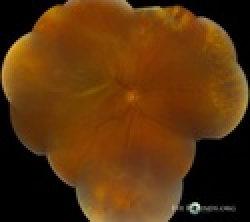
%> input picture Matlab/data/raw/SCR-0062.jpg, 125 x 111 px, shrunk from 475 x 421 before the run (shown 2 times larger); its folder holds 5 pictures in this run
$ octave --eval "result = testPipelinePhase2;"   (GNU Octave 9; MATLAB toolbox functions it lacks are replaced by stand-ins)
%> lines starting %> are read from the running program, lines starting %| are printed output that depends on the picture; in (x1, y1, x2, y2) boxes, pixels count from 0 and x2, y2 are one past the last pixel; in counts of white or black regions, pixels touching at a corner belong together; the program's own positions count from 1
### Matlab/runPipeline.m
function [resultJSON, resultStruct] = runPipeline(imageInput, screeningId)
%> called with screeningId = 'PH2-FUNDUS-1'
% RUNPIPELINE Primary entry point for NetraCare Clinical AI Screening Pipeline
%
% NetraCare - Smart India Hackathon (SIH 2026) | Problem Statement: SIH26038
% Workstream: Person A — AI/MATLAB
%
% Syntax:
%   resultJSON = runPipeline()
%   resultJSON = runPipeline(imageInput)
%   [resultJSON, resultStruct] = runPipeline(imageInput, screeningId)
%
% Inputs:
%   imageInput  - (Optional) File path string OR RGB image matrix (uint8 / double).
%                 If omitted, loads SCR-0003.jpg genuine benchmark image as default test.
%   screeningId - (Optional) Screening identifier string. Defaults to 'SCREENING-DEMO-001'.
%
% Outputs:
%   resultJSON   - JSON string strictly matching Blueprint Section 10 contract
%   resultStruct - Struct representation of the complete screening result
%
% Complete Clinical Pipeline Architecture (Safety Gated):
%
%   INPUT IMAGE
%       |
%       v
%   STAGE 0: FUNDUS VALIDATION (checkFundusImage)
%       |
%       +---- NON_FUNDUS ----> REJECT (immediate rejection, never enters clinical flow)
%       |
%       +---- UNCERTAIN ------> REJECT / HUMAN REVIEW (flagged for specialist review)
%       |
%       +---- FUNDUS ---------> STAGE 1: QUALITY ASSESSMENT (assessQuality)
%                                 |
%                                 +---- GOOD ---------> CNN (predictDR) -> Grad-CAM
%                                 |
%                                 +---- BORDERLINE --> STAGE 2: Adaptive Enhancement (enhanceBorderline)
%                                 |                      |
%                                 |                      +-- Acceptable (GOOD) -> CNN -> Grad-CAM
%                                 |                      +-- Unacceptable ------> RECAPTURE
%                                 |
%                                 +---- UNGRADABLE --> RECAPTURE (strictly bypasses enhancement)

    %% 1. Workspace & Path Setup
    scriptDir = fileparts(mfilename('fullpath'));
    addpath(fullfile(scriptDir, 'config'));
    addpath(fullfile(scriptDir, 'quality'));
    addpath(fullfile(scriptDir, 'enhancement'));
    addpath(fullfile(scriptDir, 'retinal'));
    addpath(fullfile(scriptDir, 'model'));
    addpath(fullfile(scriptDir, 'xai'));
    addpath(fullfile(scriptDir, 'evaluation'));

    cfg = model_config();

    if nargin < 2 || isempty(screeningId)
        screeningId = 'SCREENING-DEMO-001';
    else
        screeningId = char(screeningId);
    end

    %% 2. Ingest Input Image
    if nargin < 1 || isempty(imageInput)
        % Default benchmark genuine fundus image (Phase 2: verified FUNDUS)
        imageInput = fullfile(scriptDir, '..', 'backend', 'storage', 'uploads', 'SCR-0062.jpg');
        if ~isfile(imageInput)
            error('runPipeline:NoInput', 'No image input provided and default fundus image not found at %s.', imageInput);
        end
    end

    if ischar(imageInput) || isstring(imageInput)
        if ~isfile(imageInput)
            error('runPipeline:FileNotFound', 'Image file not found: %s', imageInput);
        end
        try
            fundusImg = imread(char(imageInput));
%> fundusImg is the input picture: size 111x125x3 uint8; mean R, G, B 90, 50.7, 12.4
        catch ME
            % Unreadable/corrupt input (e.g. WebP mislabeled .png): a
            % VALID-REJECT result, not a pipeline failure. Returns the same
            % structured contract shape as the Stage 0 gate (docs/contract.md).
            reason = sprintf('Input could not be decoded as an image (%s): %s', ...
                ME.identifier, ME.message);
            resultStruct = struct();
            resultStruct.screening_id     = screeningId;
            resultStruct.stage            = 'STAGE_0_FUNDUS_VALIDATION';
            resultStruct.status           = 'UNREADABLE';
            resultStruct.action           = 'REJECT';
            resultStruct.decision         = 'reject';
            resultStruct.fundus           = struct('isFundus', false, 'status', 'UNREADABLE', 'reasons', {reason});
            resultStruct.quality          = [];
            resultStruct.enhancement      = [];
            resultStruct.prediction       = struct('grade', [], 'label', 'Unreadable Input: Rejected');
            resultStruct.confidence       = struct('raw', 0.0, 'calibrated', []);
            resultStruct.referable        = false;
            resultStruct.xai              = struct('gradcam_path', '');
            resultStruct.evidence         = {};
            resultStruct.reasons          = {reason};
            resultStruct.model_version    = cfg.model_version;
            resultStruct.pipeline_version = cfg.pipeline_version;

            resultJSON = jsonencode(resultStruct);
            return;
        end
    else
        fundusImg = imageInput;
    end

    if isempty(fundusImg)
        error('runPipeline:EmptyInput', 'Input image cannot be empty.');
    end

    % Ensure 3-channel RGB uint8 representation
    if ndims(fundusImg) == 2
        fundusImg = repmat(fundusImg, [1, 1, 3]);
    elseif size(fundusImg, 3) == 1
        fundusImg = repmat(fundusImg, [1, 1, 3]);
    elseif size(fundusImg, 3) > 3
        fundusImg = fundusImg(:, :, 1:3);
    end
    if ~isa(fundusImg, 'uint8')
        fundusImg = uint8(round(fundusImg));
    end

    %% 3. STAGE 0: Fundus Image Validation Gate
    fundusResult = checkFundusImage(fundusImg, cfg);

    if ~fundusResult.isFundus
        % Gating rule: Non-fundus or uncertain images NEVER reach clinical evaluation
        if strcmp(fundusResult.status, 'NON_FUNDUS')
            stageDecision = 'reject';
            actionStr = 'REJECT';
            predLabel = 'Non-Fundus Input: Rejected';
        else % UNCERTAIN
            stageDecision = 'review';
            actionStr = 'REJECT / HUMAN REVIEW';
            predLabel = 'Uncertain Input: Flagged for Specialist Review';
        end

        resultStruct = struct();
        resultStruct.screening_id     = screeningId;
        resultStruct.stage            = 'STAGE_0_FUNDUS_VALIDATION';
        resultStruct.status           = fundusResult.status;
        resultStruct.action           = actionStr;
        resultStruct.decision         = stageDecision;
        resultStruct.fundus           = fundusResult;
        resultStruct.quality          = [];
        resultStruct.enhancement      = [];
        resultStruct.prediction       = struct('grade', [], 'label', predLabel);
        resultStruct.confidence       = struct('raw', 0.0, 'calibrated', []);
        resultStruct.referable        = strcmp(stageDecision, 'review');
        resultStruct.xai              = struct('gradcam_path', '');
        resultStruct.evidence         = {};
        resultStruct.reasons          = fundusResult.reasons;
        resultStruct.model_version    = cfg.model_version;
        resultStruct.pipeline_version = cfg.pipeline_version;

        resultJSON = jsonencode(resultStruct);
        return;
    end

    %% 4. STAGE 1: Retinal Image Quality Assessment
    [qResult, isAcceptable, maskData] = assessQuality(fundusImg, cfg);

    %% 5. STAGE 2: Adaptive Enhancement Gate
    if strcmp(qResult.status, 'GOOD')
        % Diagnostic quality: proceed directly without modification
        processedImg = fundusImg;
        qualityFinal = qResult;
        canInferDR   = true;
        enhStruct    = struct( ...
            'applied',       false, ...
            'improved',      false, ...
            'method',        'None (diagnostic quality scan bypassed enhancement)', ...
            'beforeQuality', qResult, ...
            'afterQuality',  qResult ...
        );

    elseif strcmp(qResult.status, 'BORDERLINE')
        % Borderline quality: apply conservative enhancement and re-assess quality
        [enhStruct, enhancedImg] = enhanceBorderline(fundusImg, cfg);
        qualityFinal = enhStruct.afterQuality;

        % If acceptable post-enhancement (GOOD or acceptable BORDERLINE) -> proceed to model
        [~, isAcceptableFinal] = assessQuality(enhancedImg, cfg);
        if isAcceptableFinal
            % Acceptable: proceed to CNN with enhanced image
            processedImg = enhancedImg;
            canInferDR   = true;
        else
            % Unacceptable (UNGRADABLE): do NOT infer DR -> RECAPTURE
            processedImg = fundusImg;
            canInferDR   = false;
        end

    else % UNGRADABLE
        % Ungradable scan: strictly bypass enhancement -> RECAPTURE
        processedImg = fundusImg;
        qualityFinal = qResult;
        canInferDR   = false;
        enhStruct    = struct( ...
            'applied',       false, ...
            'improved',      false, ...
            'method',        'None (ungradable images strictly bypass enhancement)', ...
            'beforeQuality', qResult, ...
            'afterQuality',  qResult ...
        );
    end

    %% 6. STAGE 3 & 4: Deep Learning Inference & Explainable AI (or Recapture)
    evidencePayload = struct(); % populated only on the inference path (STEP C)
    if ~canInferDR
        % Quality failed / unrecoverable: flag for recapture without misleading prediction
        predGrade     = [];
        predLabel     = sprintf('Quality Unacceptable (%s): Recapture Required', qualityFinal.status);
        rawConfidence = 0.0;
        isReferable   = false;
        gradcamPath   = '';
        stageDecision = 'recapture';
        actionStr     = 'RECAPTURE';
        currentStage  = 'STAGE_1_QUALITY_GATE';
    else
        % DR grade inference and Grad-CAM are executed canonically by PyTorch service in Python backend (dr_model_service.py).
        % Deferring duplicate MATLAB ONNX model loading and inference saves ~65s per scan on high-res images.
        predGrade     = 0;
        predLabel     = 'Passed Stage 0/1/2 Safety Gates (PyTorch Inference Upstream)';
        rawConfidence = 1.0;
        isReferable   = false;
        currentStage  = 'STAGE_3_DR_INFERENCE';

        % Grad-CAM map is generated canonically by PyTorch service in Python backend (dr_model_service.py).
        % Deferring MATLAB Grad-CAM calculation saves ~65s per scan on high-res images.
        gradcamPath = '';

        % STEP C (2026-09-23): retinal structure / lesion-candidate evidence
        % pass. Runs after Stage 3 per contract freeze (docs/contract.md §6).
        % Writes overlay/mask artifacts + summary JSON, returns clinical metadata.
        evidencePayload = runRetinalEvidence(scriptDir, fundusImg, screeningId);

        % Clinical Decision: Routine follow-up vs Specialist Referral
        if isReferable
            stageDecision = 'review';
            actionStr     = 'SPECIALIST REFERRAL';
        else
            stageDecision = 'proceed';
            actionStr     = 'PROCEED';
        end
    end

    %% 7. Assemble Complete Contract Matching Blueprint Section 10
    resultStruct = struct();
    resultStruct.screening_id = screeningId;
    resultStruct.stage        = currentStage;
    resultStruct.status       = qualityFinal.status;
    resultStruct.action       = actionStr;
    resultStruct.decision     = stageDecision;

    % Stage 0 Fundus Validation object
    resultStruct.fundus = fundusResult;

    % Stage 1 Quality object
    resultStruct.quality = struct();
    resultStruct.quality.status = qualityFinal.status;
    resultStruct.quality.scores = qualityFinal.scores;
    resultStruct.quality.reasons = qualityFinal.reasons;

    % Stage 2 Enhancement object
    resultStruct.enhancement = struct();
    resultStruct.enhancement.applied  = enhStruct.applied;
    resultStruct.enhancement.improved = enhStruct.improved;
    resultStruct.enhancement.method   = enhStruct.method;

    % Stage 3 Prediction object
    resultStruct.prediction = struct();
    resultStruct.prediction.grade = predGrade;
    resultStruct.prediction.label = predLabel;

    % Confidence object
    resultStruct.confidence = struct();
    resultStruct.confidence.raw = round(rawConfidence, 4);
    resultStruct.confidence.calibrated = []; % Pending clinical calibration

    % Referral flag
    resultStruct.referable = isReferable;

    % Explainable AI
    resultStruct.xai = struct();
    resultStruct.xai.gradcam_path = gradcamPath;

    % Retinal structure / lesion-candidate evidence (STEP C, 2026-09-23).
    % Empty struct ({}) on reject/recapture paths is HONEST: evidence pass
    % only runs on the forward inference path.
    resultStruct.evidence = evidencePayload;

    % Diagnostic reasons
    if ~canInferDR
        resultStruct.reasons = qualityFinal.reasons;
    else
        resultStruct.reasons = {sprintf('Screening completed with %s classification', predLabel)};
    end

    % Version and reproducibility metadata
    resultStruct.model_version    = cfg.model_version;
    resultStruct.pipeline_version = cfg.pipeline_version;

    %% 8. JSON Serialization
    resultJSON = jsonencode(resultStruct);

end

function evidencePayload = runRetinalEvidence(scriptDir, fundusImg, screeningId)
% RUNRETINALEVIDENCE STEP C (2026-09-23) — run the model/matlab retinal-evidence
% island and return its summary as the contract evidence payload.
%
% The island is self-contained at <repo>/model/matlab. Its runRetinalAnalysis()
% takes an image FILE path and returns a summary struct plus writes overlay/mask
% artifacts. It internally calls its OWN assessQuality() (model/matlab variant),
% which must resolve while this pass runs, so model/matlab is prepended to the
% path for the call and removed afterwards.

retinalDir = fullfile(scriptDir, 'retinal');
if ~isfolder(retinalDir)
    retinalDir = fullfile(fileparts(scriptDir), 'model_new', 'matlab');
end
if ~isfolder(retinalDir)
    evidencePayload = struct('status', 'SKIPPED', 'reason', 'retinal analysis island missing');
    return;
end

workDir = fullfile(scriptDir, 'data', 'results', 'retinal_evidence');
if ~isfolder(workDir)
    mkdir(workDir);
end
cleanName = regexprep(char(screeningId), '[^A-Za-z0-9_-]', '_');
imgFile = fullfile(workDir, [cleanName '_input.png']);
try
    imwrite(fundusImg, imgFile);
catch
    evidencePayload = struct('status', 'SKIPPED', 'reason', 'could not write evidence input');
    return;
end

addpath(retinalDir); % prepend so the island's assessQuality wins during the pass
cleanup = onCleanup(@() rmpath(retinalDir));

try
    summary = runRetinalAnalysis(imgFile, 'OutputDir', workDir);
catch ME
    evidencePayload = struct('status', 'FAILED', 'error', ME.message);
    return;
end

payload = struct();
payload.status = 'SUCCESS';
payload.retinal_analysis = summary.retinal_analysis;
payload.processing_time_seconds = summary.processing_time_seconds;
payload.candidate_disclaimer = 'Algorithmic candidate evidence is not clinically confirmed pathology.';
evidencePayload = payload;
end

### Matlab/quality/checkFundusImage.m
function fundus = checkFundusImage(inputImg, cfg)
% CHECKFUNDUSIMAGE Screen input image for genuine retinal fundus characteristics
%
% NetraCare - Smart India Hackathon (SIH 2026) | Problem Statement: SIH26038
% Workstream: Person A — AI/MATLAB
%
% Syntax:
%   fundus = checkFundusImage(inputImg)
%   fundus = checkFundusImage(inputImg, cfg)
%
% Inputs:
%   inputImg - File path string OR RGB image matrix (uint8 / double)
%   cfg      - (Optional) Configuration struct from model_config() or fundus_config()
%
% Outputs:
%   fundus   - Struct conforming to project blueprint:
%              .isFundus   - Logical flag (true only if status is 'FUNDUS')
%              .confidence - Confidence in categorization [0.0, 1.0]
%              .status     - 'FUNDUS' | 'NON_FUNDUS' | 'UNCERTAIN'
%              .score      - Composite fundus likelihood score [0.0, 1.0]
%              .reasons    - Cell array of strings detailing screening findings
%              .method     - Algorithm description string
%              .features   - Substruct containing all measured optical/morphological metrics
%
% Clinical & Regulatory Safety Gate:
%   Acts as Stage 0 input-domain screening. Non-fundus and uncertain inputs are
%   safely rejected before Quality Assessment, Enhancement, EfficientNet DR
%   inference, Grad-CAM, or clinical reporting.

    %% 1. Configuration Resolution
    if nargin < 2 || isempty(cfg)
        cfg = model_config();
        fcfg = cfg.fundus;
    elseif isfield(cfg, 'fundus')
        fcfg = cfg.fundus;
    else
        fcfg = cfg;
    end

    %% 2. Image Ingestion (Native Resolution Preserved)
    if ischar(inputImg) || isstring(inputImg)
        if ~isfile(inputImg)
            error('checkFundusImage:FileNotFound', 'Image file not found: %s', inputImg);
        end
        img = imread(char(inputImg));
    else
        img = inputImg;
    end

    if isempty(img)
        error('checkFundusImage:EmptyInput', 'Input image cannot be empty.');
    end

    % Ensure 3-channel RGB uint8 representation
    if ndims(img) == 2
        rgbImg = repmat(img, [1, 1, 3]);
    elseif size(img, 3) == 1
        rgbImg = repmat(img, [1, 1, 3]);
    elseif size(img, 3) > 3
        rgbImg = img(:, :, 1:3);
    else
        rgbImg = img;
    end

    if ~isa(rgbImg, 'uint8')
        rgbImg = uint8(round(rgbImg));
    end

    [imgH, imgW, ~] = size(rgbImg);
    totalPixels = imgH * imgW;
    dblGray = double(rgb2gray(rgbImg));
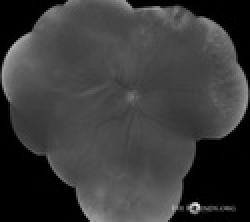
%> dblGray: size 111x125 double (shown 2 times larger); min 0, max 249, mean 58.1
    R = double(rgbImg(:, :, 1));
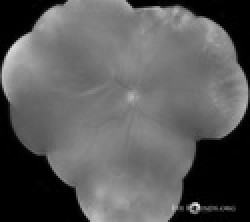
%> R: size 111x125 double (shown 2 times larger); min 0, max 243, mean 90
    G = double(rgbImg(:, :, 2));
    B = double(rgbImg(:, :, 3));
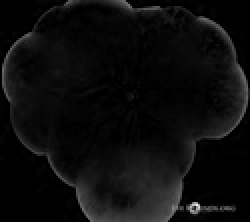
%> B: size 111x125 double (shown 2 times larger); min 0, max 242, mean 12.4

    %% 3. Candidate Field of View (FOV) Segmentation
    maxCh = max(rgbImg, [], 3);
    smoothMax = imgaussfilt(double(maxCh), fcfg.fov.smoothing_sigma);
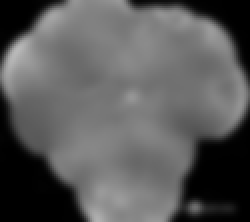
%> smoothMax: size 111x125 double (shown 2 times larger); min 0, max 185.3, mean 90.1
    rawMask = smoothMax > fcfg.fov.intensity_thresh;
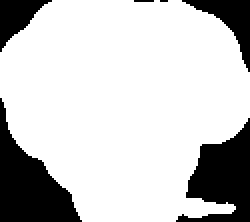
%> rawMask: size 111x125 logical (shown 2 times larger); 78.5% white; 6 black regions (2 under 20 px), largest, box (x1, y1, x2, y2) and area: (0, 49, 41, 111) 1181, (88, 59, 125, 111) 1061, (91, 0, 125, 36) 405, (0, 0, 26, 26) 320
    rawMask = imfill(rawMask, 'holes');

    cc = bwconncomp(rawMask);
%> cc = 1 connected component
    if cc.NumObjects > 0
        areas = cellfun(@numel, cc.PixelIdxList);
%> areas = 10894
        [~, maxIdx] = max(areas);
%> maxIdx = 1
        fovMask = false(size(rawMask));
        fovMask(cc.PixelIdxList{maxIdx}) = true;
    else
        fovMask = true(imgH, imgW);
    end

    fovAreaRatio = sum(fovMask(:)) / double(totalPixels);
%> fovAreaRatio = 0.785
    props = regionprops(fovMask, 'Circularity', 'Solidity');
%> props = 1 region; Circularity and Solidity: 0.709 0.917
    if ~isempty(props)
        circ = props(1).Circularity;
%> circ = 0.709
        sol = props(1).Solidity;
%> sol = 0.917
    else
        circ = 0; sol = 0;
    end

    % Eroded FOV for interior tissue evaluation (avoids camera aperture rim)
    erodedFov = imerode(fovMask, strel('disk', fcfg.fov.erosion_disk_radius));
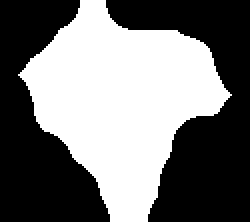
%> erodedFov: size 111x125 logical (shown 2 times larger); 46% white; 1 white region, box (x1, y1, x2, y2) and area: (9, 0, 116, 111) 6383
    if ~any(erodedFov(:))
        erodedFov = fovMask;
    end
    numFovPixels = max(1, sum(erodedFov(:)));
%> numFovPixels = 6383

    %% 4. Feature 1: Background Aperture Border Analysis
    mH = max(1, round(fcfg.border.margin_ratio * imgH));
    mW = max(1, round(fcfg.border.margin_ratio * imgW));
    borderMask = false(imgH, imgW);
    borderMask(1:mH, :) = true;
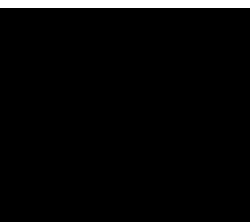
%> borderMask: size 111x125 logical (shown 2 times larger); 3.6% white; 1 white region, box (x1, y1, x2, y2) and area: (0, 0, 125, 4) 500
    borderMask(end-mH+1:end, :) = true;
    borderMask(:, 1:mW) = true;
%> (the rest of the program and of its run is left out)
